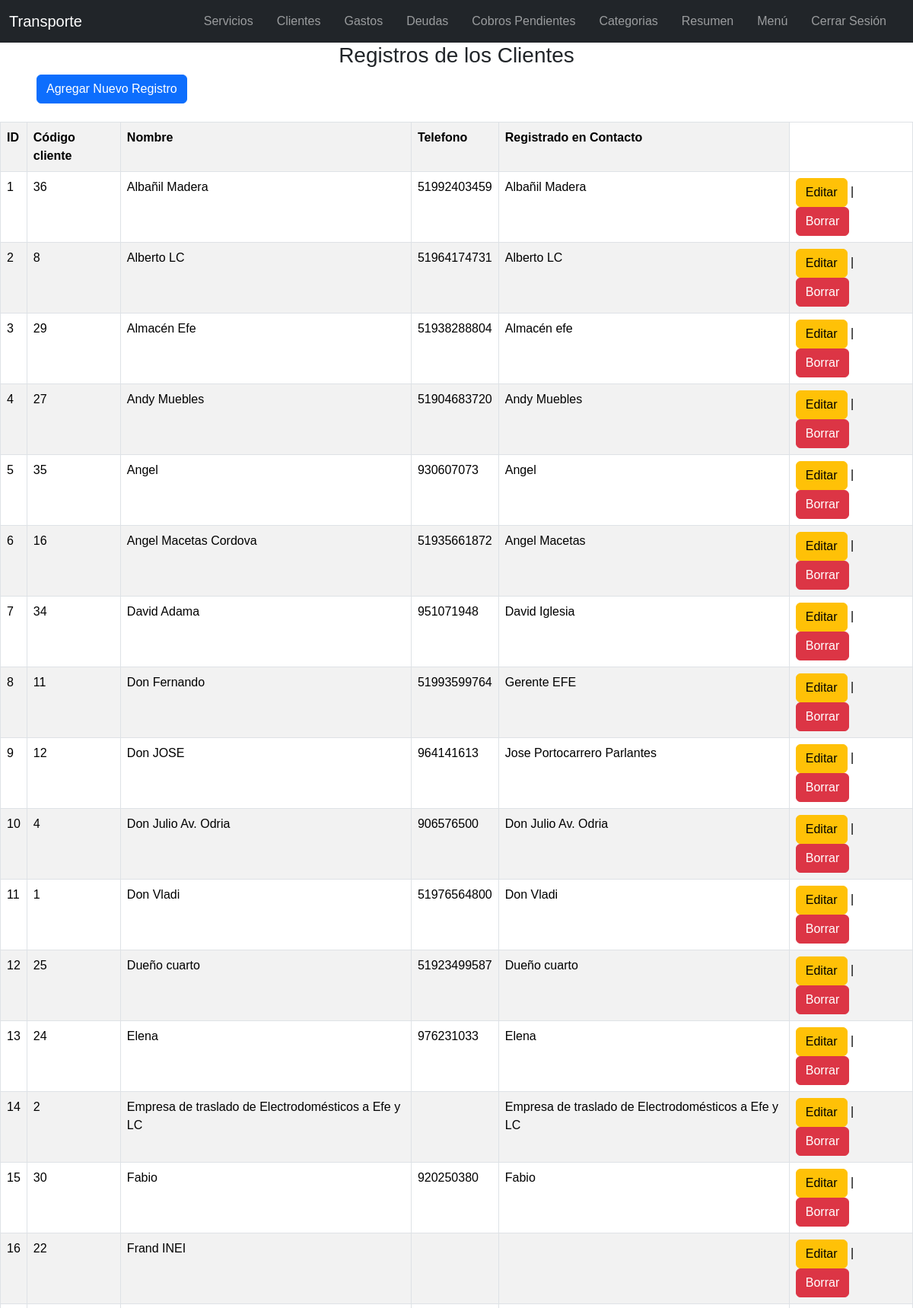
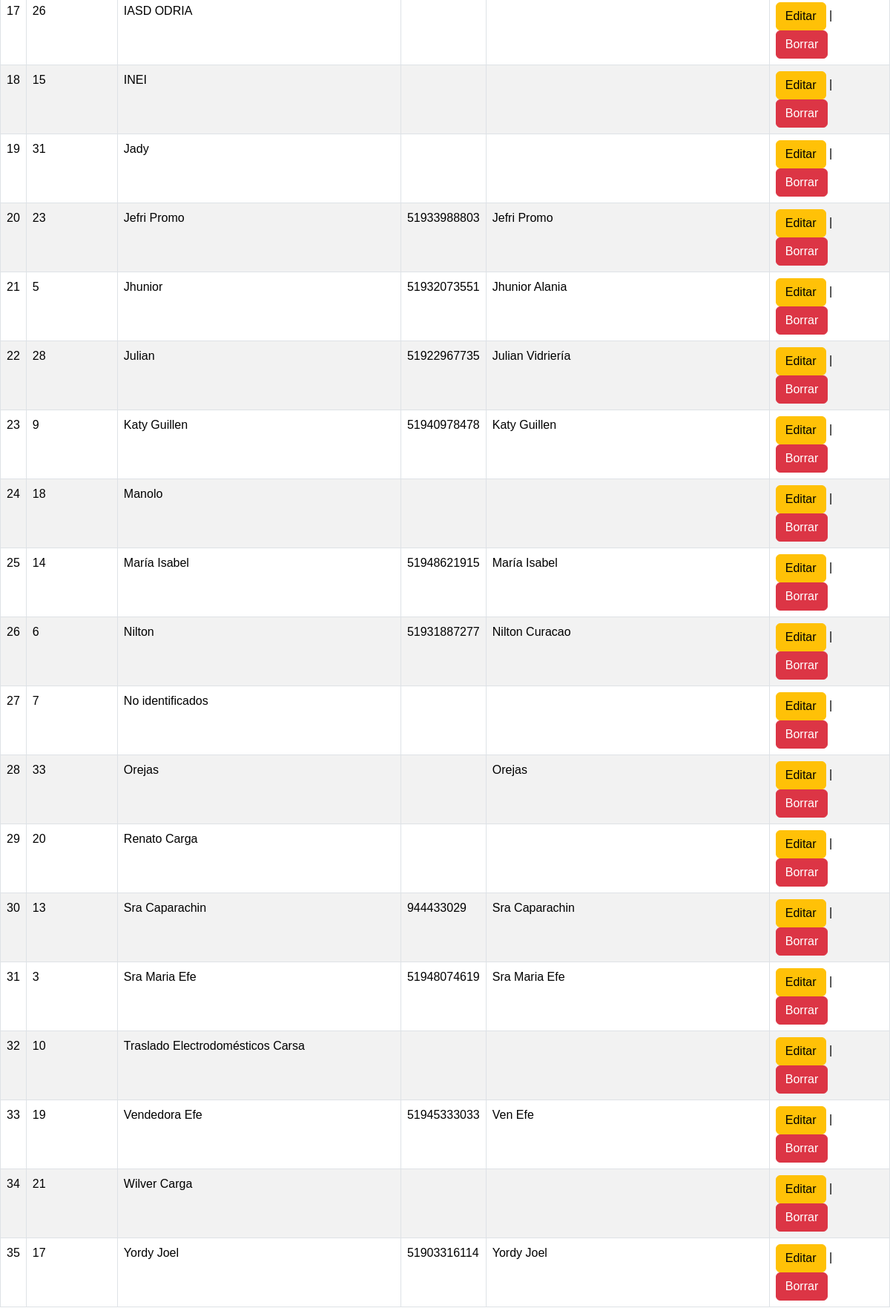
Screenshot of /tregistrosclientes (signed in, upper part) with the database file from the repository (2 pictures, top to bottom).
### tables this page shows
CREATE TABLE "clientes" (
	"cod_cli"	INTEGER,
	"nom_cli"	TEXT,
	"tel_cli"	TEXT,
	"nom_con"	TEXT,
	"cond_cli"	INTEGER,
	PRIMARY KEY("cod_cli" AUTOINCREMENT)
);

### flask_app.py (the view)
@app.route("/tregistrosclientes")
def tregistrosclientes():
    if 'usuario' not in session:
        return redirect(url_for('login'))
    conn = sqlite3.connect("data1.db")
    c = conn.cursor()
    c.execute("""SELECT *
              FROM clientes
              WHERE cond_cli=1 ORDER BY nom_cli""")
    datos = c.fetchall()
    conn.close()
    return render_template("tregistros_clientes.html", registros=datos)

### templates/tregistros_clientes.html (shortened to what this page needs)
<!DOCTYPE html>
<html>
<head>
    <link href="https://cdn.jsdelivr.net/npm/bootstrap@5.3.7/dist/css/bootstrap.min.css" rel="stylesheet">
    <link rel="stylesheet" href="../static/style.css">
</head>
<body>
    {% include "tmenu.html" %}
    <h3 class="text-center">Registros de los Clientes</h3>
    <a href="/tformclientes" class="btn btn-primary ms-5">Agregar Nuevo Registro</a><br><br>
    <div class="table-responsive">
        <table border="1" class="table table-striped table-bordered">
            <tr>
                <th>ID</th>
                <th>Código cliente</th>
                <th>Nombre</th>
                <th>Telefono</th>
                <th>Registrado en Contacto</th>
            </tr>
            {% for r in registros %}
            <tr>
                <td>{{ loop.index }}</td>
                <td>{{ r[0] }}</td>
                <td>{{ r[1] }}</td>
                <td>{{ r[2] }}</td>
                <td>{{ r[3] }}</td>
                <td>
                    <a href="/teditarclientes/{{ r[0] }}" class="btn btn-warning">Editar</a> |
                    <a href="/tborrarclientes/{{ r[0] }}" class="btn btn-danger" onclick="return confirm('¿Estás seguro de borrar este registro?');">Borrar</a>
                </td>
            </tr>
            {% endfor %}
        </table>
    </div>
    <br>
</body>
</html>

### templates/tregistros_clientes.html (style rules this page uses)
body { font-family: Arial, sans-serif; }

### rows the page displays
clientes: cod_cli "36", nom_cli "Albañil Madera", tel_cli "51992403459", nom_con "Albañil Madera"
clientes: cod_cli "8", nom_cli "Alberto LC", tel_cli "51964174731", nom_con "Alberto LC"
clientes: cod_cli "29", nom_cli "Almacén Efe", tel_cli "51938288804", nom_con "Almacén efe"
clientes: cod_cli "27", nom_cli "Andy Muebles", tel_cli "51904683720", nom_con "Andy Muebles"
clientes: cod_cli "35", nom_cli "Angel", tel_cli "930607073", nom_con "Angel"
clientes: cod_cli "16", nom_cli "Angel Macetas Cordova", tel_cli "51935661872", nom_con "Angel Macetas"
clientes: cod_cli "34", nom_cli "David Adama", tel_cli "951071948", nom_con "David Iglesia"
clientes: cod_cli "11", nom_cli "Don Fernando", tel_cli "51993599764", nom_con "Gerente EFE"
clientes: cod_cli "12", nom_cli "Don JOSE", tel_cli "964141613", nom_con "Jose Portocarrero Parlantes"
clientes: cod_cli "4", nom_cli "Don Julio Av. Odria", tel_cli "906576500", nom_con "Don Julio Av. Odria"
clientes: cod_cli "1", nom_cli "Don Vladi", tel_cli "51976564800", nom_con "Don Vladi"
clientes: cod_cli "25", nom_cli "Dueño cuarto", tel_cli "51923499587", nom_con "Dueño cuarto"
clientes: cod_cli "24", nom_cli "Elena", tel_cli "976231033", nom_con "Elena"
clientes: cod_cli "2", nom_cli "Empresa de traslado de Electrodomésticos a Efe y LC", nom_con "Empresa de traslado de Electrodomésticos a Efe y LC"
clientes: cod_cli "30", nom_cli "Fabio", tel_cli "920250380", nom_con "Fabio"
clientes: cod_cli "22", nom_cli "Frand INEI"
clientes: cod_cli "26", nom_cli "IASD ODRIA"
clientes: cod_cli "15", nom_cli "INEI"
clientes: cod_cli "31", nom_cli "Jady"
clientes: cod_cli "23", nom_cli "Jefri Promo", tel_cli "51933988803", nom_con "Jefri Promo"
clientes: cod_cli "5", nom_cli "Jhunior", tel_cli "51932073551", nom_con "Jhunior Alania"
clientes: cod_cli "28", nom_cli "Julian", tel_cli "51922967735", nom_con "Julian Vidriería"
clientes: cod_cli "9", nom_cli "Katy Guillen", tel_cli "51940978478", nom_con "Katy Guillen"
clientes: cod_cli "18", nom_cli "Manolo"
clientes: cod_cli "14", nom_cli "María Isabel", tel_cli "51948621915", nom_con "María Isabel"
clientes: cod_cli "6", nom_cli "Nilton", tel_cli "51931887277", nom_con "Nilton Curacao"
clientes: cod_cli "7", nom_cli "No identificados"
clientes: cod_cli "33", nom_cli "Orejas", nom_con "Orejas"
clientes: cod_cli "20", nom_cli "Renato Carga"
clientes: cod_cli "13", nom_cli "Sra Caparachin", tel_cli "944433029", nom_con "Sra Caparachin"
clientes: cod_cli "3", nom_cli "Sra Maria Efe", tel_cli "51948074619", nom_con "Sra Maria Efe"
clientes: cod_cli "10", nom_cli "Traslado Electrodomésticos Carsa"
clientes: cod_cli "19", nom_cli "Vendedora Efe", tel_cli "51945333033", nom_con "Ven Efe"
clientes: cod_cli "21", nom_cli "Wilver Carga"
clientes: cod_cli "17", nom_cli "Yordy Joel", tel_cli "51903316114", nom_con "Yordy Joel"
